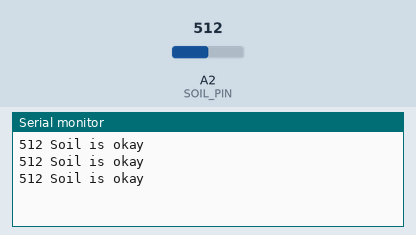
The sketch below on a simulated Arduino Uno, built with avr-gcc and run on an emulated ATmega328P. Parts: the last lines printed to the serial monitor. The test bench sets the inputs (shaded band); at power-on: A2 (SOIL_PIN) = 512.

Above: at 1.3 s.
1.4 s: A2 (SOIL_PIN) set to 484
At 1.9 s:
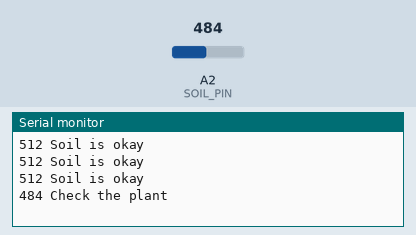
3.5 s: A2 (SOIL_PIN) set to 510
At 3.9 s:
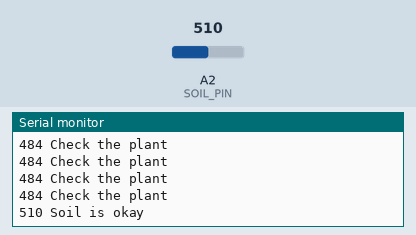

The sketch:

Challenge05_Reminder.ino
```cpp
// Complete example solution for Lesson12, challenge 05.
const int SOIL_PIN = A2;
const int DRY_LIMIT = 500;
void setup() {
  Serial.begin(9600);
}
void loop() {
  int value = analogRead(SOIL_PIN);
  Serial.print(value);
  Serial.print(" ");
  Serial.println(value<DRY_LIMIT?"Check the plant":"Soil is okay");
  delay(500);
}
```

Measured:
- the behaviour switches between 500 and 499 on A2 (SOIL_PIN) (found by bisection; images 0 and 1)
- after the input at 1.4 s, the serial monitor: prints a new line after 0.10 s (image 1)
- after the input at 3.5 s, the serial monitor: prints a new line at once (image 2)
